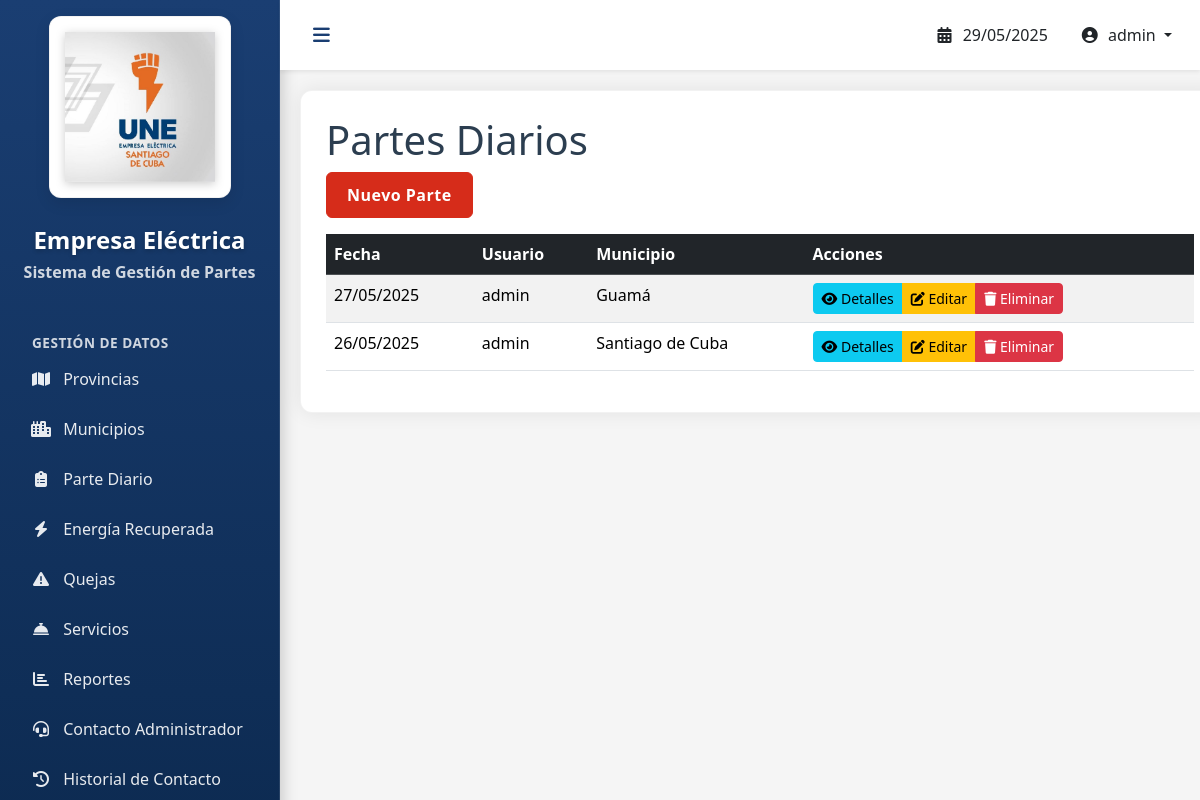
/partediario/ (signed in), run on the app's committed database.
### ParteDiario/models.py (models this page shows, shortened)
class ParteDiario(models.Model):
    fecha = models.DateField(auto_now_add=True)
    usuario = models.ForeignKey(User, on_delete=models.CASCADE)
    municipio = models.ForeignKey(Municipio, on_delete=models.CASCADE)

class Municipio(models.Model):
    provincia = models.ForeignKey(Provincia, on_delete=models.CASCADE, null=True)
    nombre = models.CharField(max_length=50, unique=True)

### ParteDiario/views.py (the view)
# urls.py: path('partediario/', ParteDiarioListView.as_view(), name='partediario-list'),
class ParteDiarioListView(LoginRequiredMixin, ListView):
    model = ParteDiario
    template_name = 'partediario/list.html'  # Ruta similar a municipios
    context_object_name = 'partes'
    paginate_by = 10
    ordering = ['-fecha']  # Ordenar por fecha descendente

### templates/partediario/list.html
{% extends 'base.html' %}
{% block content %}
<h1>Partes Diarios</h1>
<a href="{% url 'partediario-create' %}" class="btn btn-primary mb-3">Nuevo Parte</a>
<table class="table table-striped">
    <thead class="table-dark">
        <tr>
            <th>Fecha</th>
            <th>Usuario</th>
            <th>Municipio</th>
            <th>Acciones</th>
        </tr>
    </thead>
    <tbody>
        {% for parte in partes %}
        <tr>
            <td>{{ parte.fecha|date:"d/m/Y" }}</td>
            <td>{{ parte.usuario.get_full_name|default:parte.usuario.username }}</td>
            <td>{{ parte.municipio.nombre }}</td>
            <td>
                <div class="btn-group" role="group">
                    <a href="{% url 'partediario-detail' parte.pk %}" class="btn btn-sm btn-info">
                        <i class="fas fa-eye"></i> Detalles
                    </a>
                    <a href="{% url 'partediario-update' parte.pk %}" class="btn btn-sm btn-warning">
                        <i class="fas fa-edit"></i> Editar
                    </a>
                    <a href="{% url 'partediario-delete' parte.pk %}" class="btn btn-sm btn-danger">
                        <i class="fas fa-trash"></i> Eliminar
                    </a>
                </div>
            </td>
        </tr>
        {% empty %}
        <tr>
            <td colspan="4" class="text-center">No hay partes registrados</td>
        </tr>
        {% endfor %}
    </tbody>
</table>
{% endblock %}

### templates/base.html (shortened to what this page needs)
<!DOCTYPE html>
{% load static %}
<html lang="es">
<head>
    <link href="https://cdn.jsdelivr.net/npm/bootstrap@5.3.2/dist/css/bootstrap.min.css" rel="stylesheet">
    <link rel="stylesheet" href="https://cdnjs.cloudflare.com/ajax/libs/font-awesome/6.4.0/css/all.min.css">
</head>
<body>
    <div class="sidebar p-3" id="sidebar">
        <div class="d-flex flex-column align-items-center mb-4">
            <div class="logo-container">
                <a href="{% url 'dashboard' %}">
                    <img src="{% static 'img/logo.jpg' %}"
                         alt="Logo Empresa Eléctrica"
                         class="img-fluid"
                         style="max-height: 150px; filter: drop-shadow(0 2px 5px rgba(0,0,0,0.2));">
                </a>
            </div>
            <h4 class="text-center mt-2" style="color: white; text-shadow: 0 2px 4px rgba(0,0,0,0.2);">Empresa Eléctrica</h4>
            <h6 class="text-center" style="color: rgba(255,255,255,0.8);">Sistema de Gestión de Partes</h6>
        </div>
        <ul class="nav flex-column">
            <li class="nav-item mt-3">
                <small class="text-white fw-bold ps-3" style="font-size: 0.85rem; letter-spacing: 0.5px; text-transform: uppercase; opacity: 0.8;">Gestión de Datos</small>
            </li>
            <li class="nav-item">
                <a class="nav-link" href="{% url 'provincia-list' %}">
                    <i class="fas fa-map me-2"></i> Provincias
                </a>
            </li>
            <li class="nav-item">
                <a class="nav-link" href="{% url 'municipio-list' %}">
                    <i class="fas fa-city me-2"></i> Municipios
                </a>
            </li>
            <li class="nav-item">
                <a class="nav-link" href="{% url 'partediario-list' %}">
                    <i class="fas fa-clipboard-list me-2"></i> Parte Diario
                </a>
            </li>
            <li class="nav-item">
                <a class="nav-link" href="{% url 'energia-list' %}">
                    <i class="fas fa-bolt me-2"></i> Energía Recuperada
                </a>
            </li>
            <li class="nav-item">
                <a class="nav-link" href="{% url 'queja-list' %}">
                    <i class="fas fa-exclamation-triangle me-2"></i> Quejas
                </a>
            </li>
            <li class="nav-item">
                <a class="nav-link" href="{% url 'servicio-list' %}">
                    <i class="fas fa-concierge-bell me-2"></i> Servicios
                </a>
            </li>
            <li class="nav-item">
                <a class="nav-link" href="{% url 'reportes-list' %}">
                    <i class="fas fa-chart-bar me-2"></i> Reportes
                </a>
            </li>
            <li class="nav-item">
                <a class="nav-link" href="{% url 'contacto-admin' %}">
                    <i class="fas fa-headset me-2"></i> Contacto Administrador
                </a>
            </li>
            <li class="nav-item">
                <a class="nav-link" href="{% url 'contacto-list' %}">
                    <i class="fas fa-history me-2"></i> Historial de Contacto
                </a>
            </li>
        </ul>
    </div>
    <div class="main-content">
        <nav class="navbar navbar-expand bg-white shadow-sm">
            <button class="btn btn-link" id="sidebarToggle">
                <i class="fas fa-bars"></i>
            </button>
            <div class="navbar-nav ms-auto">
                <span class="nav-link text-dark me-3">
                    <i class="fas fa-calendar-alt me-1"></i>
                    {% now "d/m/Y" %}
                </span>
                <div class="dropdown">
                    <span class="nav-link dropdown-toggle text-dark" style="cursor: pointer;" data-bs-toggle="dropdown">
                        <i class="fas fa-user-circle me-1"></i>
                        {% if user.is_authenticated %}
                            {{ user.get_full_name|default:user.username }}
                        {% else %}
                            Usuario
                        {% endif %}
                    </span>
                </div>
            </div>
        </nav>
        <div class="container-fluid">
            {% block content %}{% endblock %}
        </div>
    </div>
</body>
</html>

### templates/base.html (style rules this page uses)
:root { --sidebar-width: 280px; --primary-color: #1a3e72; --secondary-color: #d62c1a; --hover-color: #b32415; --text-light: #f8f9fa; --text-dark: #2c3e50; }
body { font-family: 'Segoe UI', Tahoma, Geneva, Verdana, sans-serif; background-color: #f5f5f5; color: var(--text-dark); }
.sidebar { width: var(--sidebar-width); min-height: 100vh; background: linear-gradient(180deg, var(--primary-color) 0%, #0d2b52 100%); color: white; position: fixed; transition: all 0.3s; box-shadow: 2px 0 15px rgba(0, 0, 0, 0.2); border-right: 1px solid rgba(255, 255, 255, 0.1); }
.main-content { margin-left: var(--sidebar-width); transition: all 0.3s; background-color: #f5f5f5; min-height: 100vh; }
.nav-link { color: rgba(255, 255, 255, 0.9); border-radius: 6px; margin: 3px 0; padding: 10px 15px; transition: all 0.2s; font-weight: 500; }
.nav-link i { width: 20px; text-align: center; }
.navbar { background: white; box-shadow: 0 2px 15px rgba(0, 0, 0, 0.1); padding: 10px 20px; }
.btn-link { color: var(--primary-color); font-size: 1.2rem; }
.container-fluid { background-color: white; border-radius: 12px; box-shadow: 0 0 20px rgba(0, 0, 0, 0.08); margin: 20px; padding: 25px !important; border: 1px solid rgba(0, 0, 0, 0.05); }
.logo-container { background-color: white; padding: 15px; border-radius: 12px; box-shadow: 0 5px 15px rgba(0, 0, 0, 0.1); border: 1px solid rgba(0, 0, 0, 0.05); margin-bottom: 20px; transition: all 0.3s; }
.btn-primary { background-color: var(--secondary-color); border-color: var(--secondary-color); font-weight: 600; letter-spacing: 0.5px; padding: 10px 20px; }
h4, h5, h6 { color: var(--primary-color); font-weight: 600; }

### data on the page
ParteDiario: fecha "27/05/2025", usuario.get_full_name "admin", municipio.nombre "Guamá"
ParteDiario: fecha "26/05/2025", usuario.get_full_name "admin", municipio.nombre "Santiago de Cuba"

### other printed values
{{ user.get_full_name|default:user.username }} "admin"
